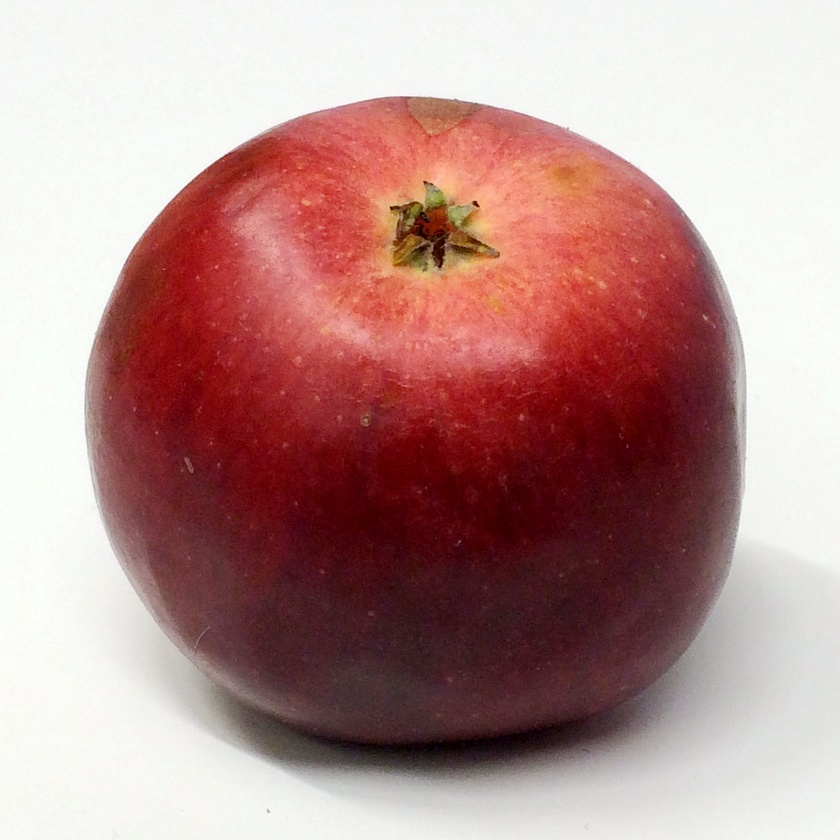
#> input picture uni-projects-labs/WNO_I/image_pyramid/Alice_apple.jpg, 840 x 840 px, shrunk from 1028 x 1028 before the run
$ python sobel.py
#> lines starting #> are read from the running program, lines starting #| are printed output that depends on the picture
import numpy as np
from PIL import Image, ImageFilter,ImageOps

img = Image.open('Alice_apple.jpg')
#> img is the input picture: PIL image 840x840 RGB; mean R, G, B 183.5, 145.2, 142.7
obraz2=np.asarray(img)

def kernel(size,sigma):
    a=np.zeros((size,size))
    k=int(size/2)
    for i in range(size):
        for j in range(size):
            a[i][j]=(1/(2*3.14*sigma**2))*2.7**(-(((i-(k+1))**2+(j-(k+1))**2)/2*sigma**2))
    return a


def grayscale(red, green, blue):
    gray = 0.2126*red+0.7152*green+0.0722*blue
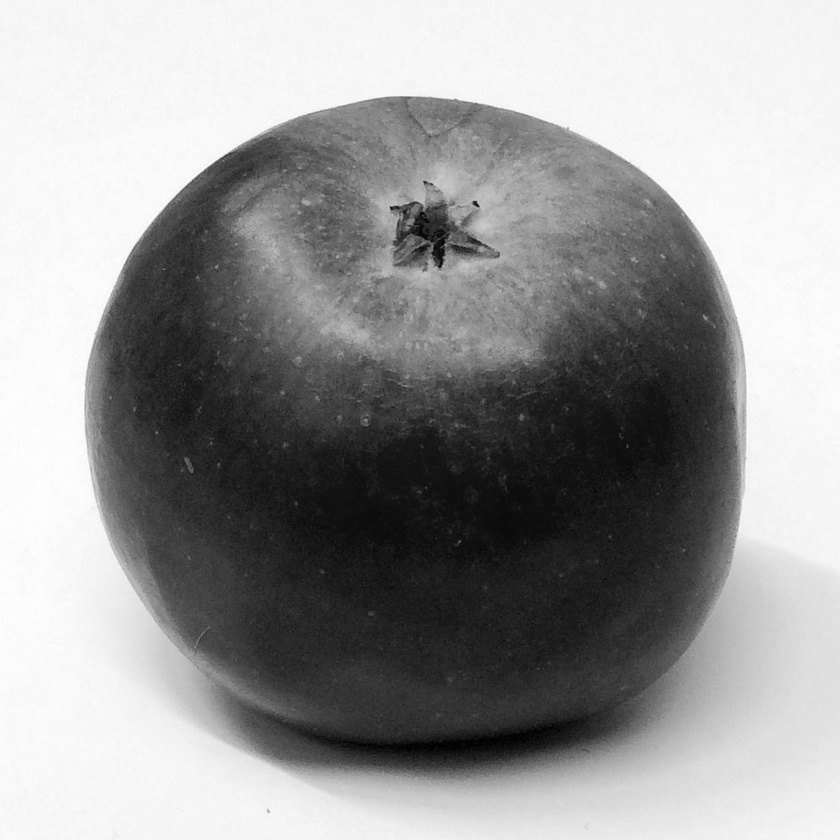
#> gray: shape (840, 840) float64; min 0.638, max 254.9, mean 153.1
    return gray.astype(int)

def filtr_gaussa(szary_obraz):
    gauss = kernel(7,1)
    filtered = np.zeros(szary_obraz.shape)
    for i in range(szary_obraz.shape[0]-6):
        for j in range(szary_obraz.shape[1]-6):
            filtered[i+3][j+3] = np.sum(np.multiply(gauss, szary_obraz[i:i+7, j:j+7]))
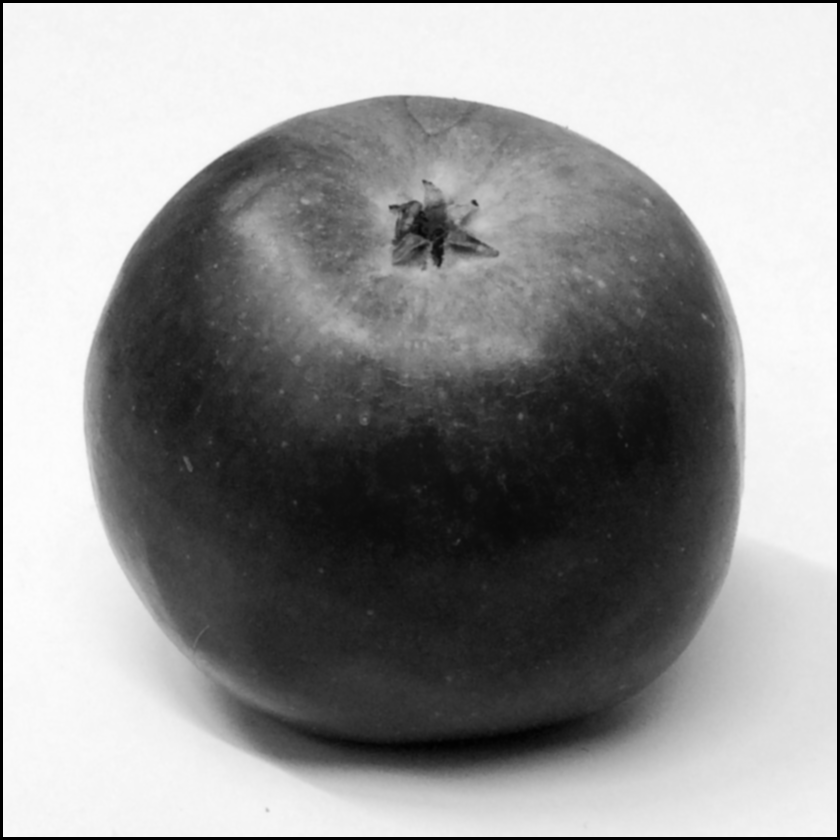
#> filtered: shape (840, 840) float64; min 0, max 253, mean 148.8
    return filtered

szary=grayscale(obraz2[:,:,0],obraz2[:,:,1],obraz2[:,:,2])
gaussowski=filtr_gaussa(szary)


wys2=Image.fromarray(gaussowski)
#> (the run stopped early here; a loop or call above may not have finished)

$ run again, with uni-projects-labs/WNO_I/image_pyramid/Orange_ungeschaltl.jpeg copied over uni-projects-labs/WNO_I/image_pyramid/Alice_apple.jpg
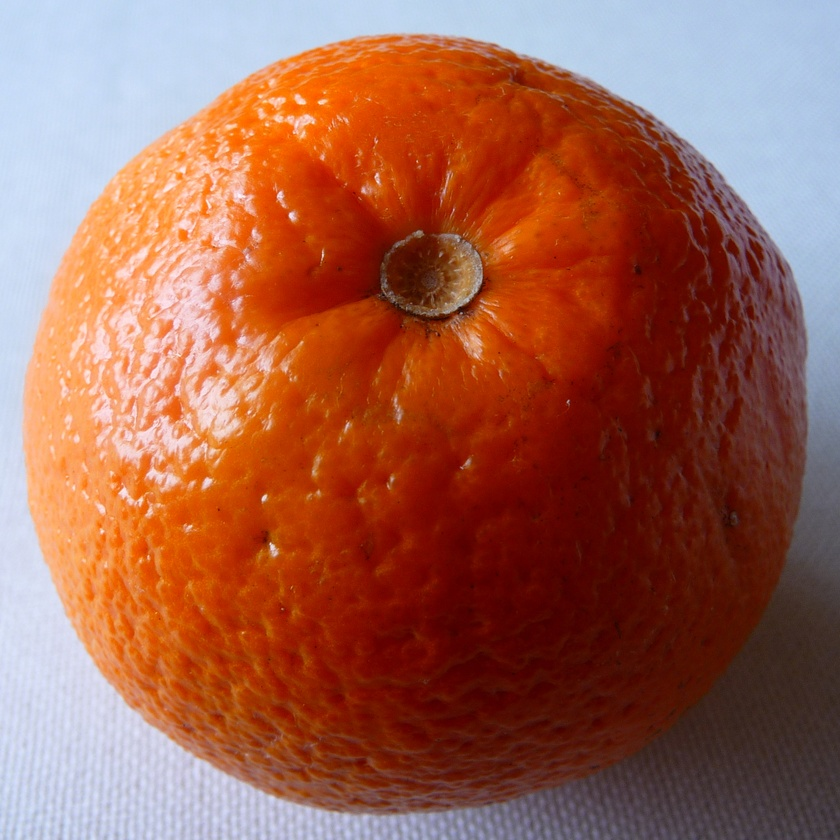
#> input picture uni-projects-labs/WNO_I/image_pyramid/Orange_ungeschaltl.jpeg, 840 x 840 px, shrunk from 1024 x 1024 before the run
#> img is the input picture: PIL image 840x840 RGB; mean R, G, B 159.2, 97.7, 80.3
#> in grayscale, `gray = 0.2126*red+0.7152*green+0.0722*blue`:
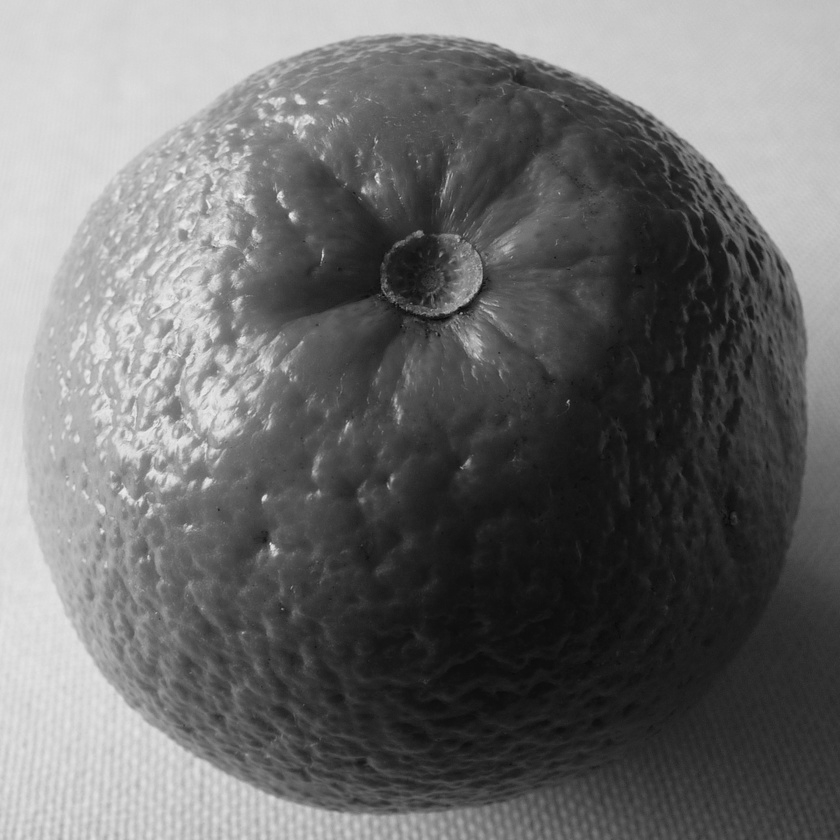
#> gray: shape (840, 840) float64; min 7.09, max 244.6, mean 109.5
